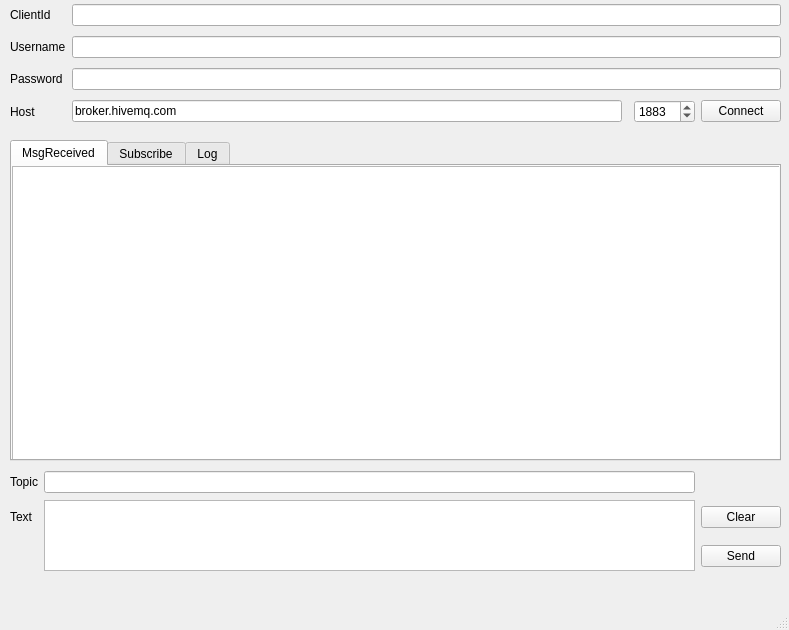
<?xml version="1.0" encoding="UTF-8"?>
<ui version="4.0">
 <class>MqttWindow</class>
 <widget class="QMainWindow" name="MqttWindow">
  <property name="geometry">
   <rect>
    <x>0</x>
    <y>0</y>
    <width>789</width>
    <height>630</height>
   </rect>
  </property>
  <property name="windowTitle">
   <string>MQTT Client</string>
  </property>
  <widget class="QWidget" name="centralwidget">
   <widget class="QWidget" name="gridLayoutWidget">
    <property name="geometry">
     <rect>
      <x>10</x>
      <y>0</y>
      <width>771</width>
      <height>131</height>
     </rect>
    </property>
    <layout class="QGridLayout" name="gridLayout">
     <item row="0" column="0">
      <widget class="QLabel" name="label">
       <property name="text">
        <string>ClientId</string>
       </property>
      </widget>
     </item>
     <item row="3" column="0">
      <widget class="QLabel" name="label_4">
       <property name="text">
        <string>Host</string>
       </property>
      </widget>
     </item>
     <item row="3" column="4">
      <widget class="QPushButton" name="connectButton">
       <property name="text">
        <string>Connect</string>
       </property>
      </widget>
     </item>
     <item row="1" column="1" colspan="4">
      <widget class="QLineEdit" name="usernameEdit"/>
     </item>
     <item row="2" column="1" colspan="4">
      <widget class="QLineEdit" name="passwordEdit"/>
     </item>
     <item row="2" column="0">
      <widget class="QLabel" name="label_3">
       <property name="text">
        <string>Password</string>
       </property>
      </widget>
     </item>
     <item row="0" column="1" colspan="4">
      <widget class="QLineEdit" name="clientIdEdit"/>
     </item>
     <item row="3" column="1">
      <widget class="QLineEdit" name="hostEdit">
       <property name="text">
        <string>broker.hivemq.com</string>
       </property>
      </widget>
     </item>
     <item row="1" column="0">
      <widget class="QLabel" name="label_2">
       <property name="text">
        <string>Username</string>
       </property>
      </widget>
     </item>
     <item row="3" column="3">
      <widget class="QSpinBox" name="portSpin">
       <property name="minimum">
        <number>1</number>
       </property>
       <property name="maximum">
        <number>65535</number>
       </property>
       <property name="value">
        <number>1883</number>
       </property>
      </widget>
     </item>
    </layout>
   </widget>
   <widget class="QWidget" name="gridLayoutWidget_2">
    <property name="geometry">
     <rect>
      <x>10</x>
      <y>470</y>
      <width>771</width>
      <height>103</height>
     </rect>
    </property>
    <layout class="QGridLayout" name="gridLayout_2">
     <item row="2" column="2">
      <widget class="QPushButton" name="pushButton_2">
       <property name="text">
        <string>Send</string>
       </property>
      </widget>
     </item>
     <item row="1" column="1" rowspan="2">
      <widget class="QTextEdit" name="textEdit"/>
     </item>
     <item row="0" column="1">
      <widget class="QLineEdit" name="lineEdit_5"/>
     </item>
     <item row="1" column="2">
      <widget class="QPushButton" name="pushButton">
       <property name="text">
        <string>Clear</string>
       </property>
      </widget>
     </item>
     <item row="0" column="0">
      <widget class="QLabel" name="label_5">
       <property name="text">
        <string>Topic</string>
       </property>
      </widget>
     </item>
     <item row="1" column="0">
      <widget class="QLabel" name="label_6">
       <property name="text">
        <string>Text</string>
       </property>
      </widget>
     </item>
    </layout>
   </widget>
   <widget class="QWidget" name="gridLayoutWidget_3">
    <property name="geometry">
     <rect>
      <x>10</x>
      <y>140</y>
      <width>771</width>
      <height>321</height>
     </rect>
    </property>
    <layout class="QGridLayout" name="gridLayout_3">
     <item row="0" column="1">
      <widget class="QTabWidget" name="logTab">
       <property name="currentIndex">
        <number>0</number>
       </property>
       <widget class="QWidget" name="msgReceivedTab">
        <attribute name="title">
         <string>MsgReceived</string>
        </attribute>
        <widget class="QTextBrowser" name="msgTextBrowser">
         <property name="geometry">
          <rect>
           <x>0</x>
           <y>0</y>
           <width>769</width>
           <height>319</height>
          </rect>
         </property>
        </widget>
       </widget>
       <widget class="QWidget" name="subscribeTab">
        <attribute name="title">
         <string>Subscribe</string>
        </attribute>
        <widget class="QListView" name="subscribeListView">
         <property name="geometry">
          <rect>
           <x>10</x>
           <y>0</y>
           <width>681</width>
           <height>291</height>
          </rect>
         </property>
        </widget>
        <widget class="QPushButton" name="addSubscribeButton">
         <property name="geometry">
          <rect>
           <x>700</x>
           <y>0</y>
           <width>61</width>
           <height>31</height>
          </rect>
         </property>
         <property name="text">
          <string>Add</string>
         </property>
        </widget>
        <widget class="QPushButton" name="deleteSubscribeButton">
         <property name="geometry">
          <rect>
           <x>700</x>
           <y>40</y>
           <width>61</width>
           <height>31</height>
          </rect>
         </property>
         <property name="text">
          <string>Delete</string>
         </property>
        </widget>
       </widget>
       <widget class="QWidget" name="tab">
        <attribute name="title">
         <string>Log</string>
        </attribute>
        <widget class="QTextBrowser" name="logTextBrowser">
         <property name="geometry">
          <rect>
           <x>10</x>
           <y>0</y>
           <width>751</width>
           <height>291</height>
          </rect>
         </property>
        </widget>
       </widget>
      </widget>
     </item>
    </layout>
   </widget>
  </widget>
  <widget class="QMenuBar" name="menubar">
   <property name="geometry">
    <rect>
     <x>0</x>
     <y>0</y>
     <width>789</width>
     <height>22</height>
    </rect>
   </property>
  </widget>
  <widget class="QStatusBar" name="statusbar"/>
 </widget>
 <resources/>
 <connections/>
</ui>
